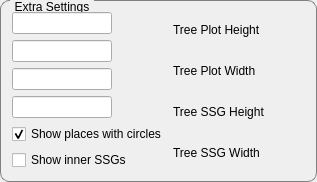
             <widget class="QGroupBox" name="groupBox_6">
              <property name="styleSheet">
               <string notr="true">QGroupBox {
    border: 1px solid gray;
    border-radius: 9px;
    margin-top: 0.5em;
}

QGroupBox::title {
    subcontrol-origin: margin;
    left: 10px;
    padding: 0 3px 0 3px;
}</string>
              </property>
              <property name="title">
               <string>Extra Settings</string>
              </property>
              <layout class="QHBoxLayout" name="horizontalLayout_17">
               <item>
                <layout class="QVBoxLayout" name="verticalLayout_40">
                 <item>
                  <widget class="QLineEdit" name="tb_tree_plot_h">
                   <property name="maximumSize">
                    <size>
                     <width>100</width>
                     <height>16777215</height>
                    </size>
                   </property>
                  </widget>
                 </item>
                 <item>
                  <widget class="QLineEdit" name="tb_tree_plot_w">
                   <property name="maximumSize">
                    <size>
                     <width>100</width>
                     <height>16777215</height>
                    </size>
                   </property>
                  </widget>
                 </item>
                 <item>
                  <widget class="QLineEdit" name="tb_tree_ssg_h">
                   <property name="maximumSize">
                    <size>
                     <width>100</width>
                     <height>16777215</height>
                    </size>
                   </property>
                  </widget>
                 </item>
                 <item>
                  <widget class="QLineEdit" name="tb_tree_ssg_w">
                   <property name="maximumSize">
                    <size>
                     <width>100</width>
                     <height>16777215</height>
                    </size>
                   </property>
                  </widget>
                 </item>
                 <item>
                  <widget class="QCheckBox" name="cb_place_circle">
                   <property name="text">
                    <string>Show places with circles</string>
                   </property>
                   <property name="checked">
                    <bool>true</bool>
                   </property>
                  </widget>
                 </item>
                 <item>
                  <widget class="QCheckBox" name="cb_show_inner_ssgs">
                   <property name="text">
                    <string>Show inner SSGs</string>
                   </property>
                  </widget>
                 </item>
                </layout>
               </item>
               <item>
                <layout class="QVBoxLayout" name="verticalLayout_39">
                 <item>
                  <widget class="QLabel" name="label_30">
                   <property name="text">
                    <string>Tree Plot Height</string>
                   </property>
                  </widget>
                 </item>
                 <item>
                  <widget class="QLabel" name="label_29">
                   <property name="text">
                    <string>Tree Plot Width</string>
                   </property>
                  </widget>
                 </item>
                 <item>
                  <widget class="QLabel" name="label_28">
                   <property name="text">
                    <string>Tree SSG Height</string>
                   </property>
                  </widget>
                 </item>
                 <item>
                  <widget class="QLabel" name="label_27">
                   <property name="text">
                    <string>Tree SSG Width</string>
                   </property>
                  </widget>
                 </item>
                </layout>
               </item>
               <item>
                <spacer name="horizontalSpacer_11">
                 <property name="orientation">
                  <enum>Qt::Horizontal</enum>
                 </property>
                 <property name="sizeHint" stdset="0">
                  <size>
                   <width>40</width>
                   <height>20</height>
                  </size>
                 </property>
                </spacer>
               </item>
              </layout>
             </widget>
